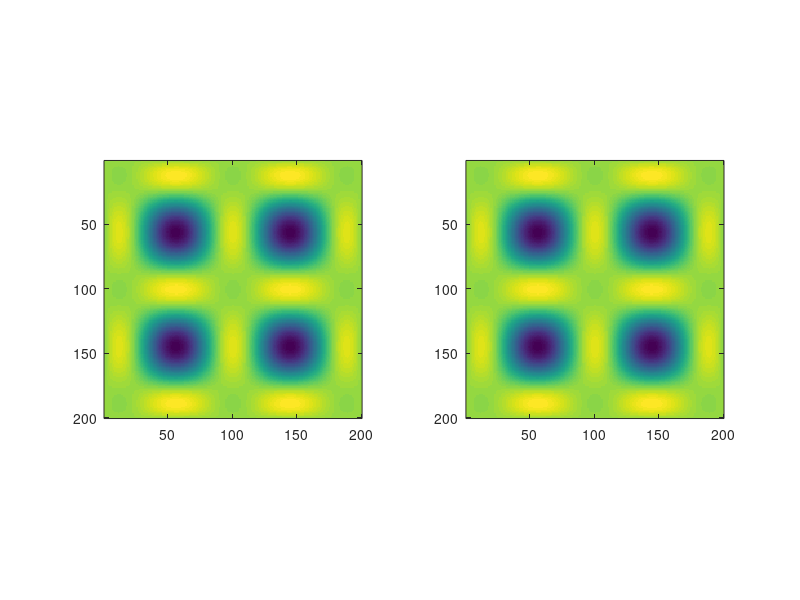

The MATLAB script that drew this image:
% Test expressions given in lattice.pdf for fourier components of potential
% by comparing the fourier expression with the direct expression.

E = 0.326;
chi = 1;
alpha = 0.6;
r = 0.6;
theta = 90 * pi/180;
k = 1;
depth = abs(chi) * E^2 * 4 * ( (1+r^2) * (cos(alpha)^2 + cos(theta) * sin(alpha)^2) + 2*r);

% Two options: take E = E_o*e^{i(kx-wt)} and
% either regarded actual field as Re{E}, or as E + E*. These
% conventions result in a factor of two difference in depth for given E_o.
% In the first case, <Re{E}^2>       = 0.5 * E E*
% In the second    , <(E+E*)(E+E*)>  = 2.0 * E E* 
% In any case, the `real' quantity is the intensity. So in some sense this
% is defining the real electric field.
E1 = @(x, y) E * [sin(alpha) * cos(theta/2), -sin(alpha) * sin(theta/2), cos(alpha)] * ...
     exp(1i * k * (x * sin(theta/2) + y * cos(theta/2)) );
E2 = @(x, y) E * -[sin(alpha) * cos(theta/2), sin(alpha) * sin(theta/2), cos(alpha)] * ...
     exp(1i * k * (x * sin(theta/2) - y * cos(theta/2)) );
E3 = @(x,y) E * -[sin(alpha) * cos(theta/2), sin(alpha) * sin(theta/2), cos(alpha)] * ...
     r * exp(-1i * k * (x * sin(theta/2) - y * cos(theta/2)) );
E4 = @(x, y) E * [sin(alpha) * cos(theta/2), -sin(alpha) * sin(theta/2), cos(alpha)] * ...
     r * exp(-1i * k * (x * sin(theta/2) + y * cos(theta/2)) );
E_tot = @(x,y) E1(x,y) + E2(x,y) + E3(x,y) + E4(x,y);
% This defines how I get the intensity. Saying that for a single beam the
% real electric field would be \sqrt{2} * E_o * cos(kx - omega*t), which is
% a little odd, but doesn't matter.
v_from_e = @(x,y) -chi * sum(E_tot(x,y) .* conj(E_tot(x,y)));

% fourier components
v00 = -chi * E^2 * 2 * (1+r^2);
v10 = chi * E^2 * 2 * r * (cos(alpha)^2 + cos(theta) * sin(alpha)^2);
v01 = chi * E^2 * (1 + r^2) * (cos(alpha)^2 + cos(theta) * sin(alpha)^2); 
v11 = chi * E^2 * (-r);
v_fourier = @(x,y) v00 + ...
                   2 * v10 * cos(2 * k * sin(theta/2) * x ) + ...
                   2 * v01 * cos(2 * k * cos(theta/2) * y ) + ...
                   2 * v11 * cos(2 * k * sin(theta/2) * x + 2 * k * cos(theta/2) * y) + ...
                   2 * v11 * cos(2 * k * sin(theta/2) * x - 2 * k * cos(theta/2) * y);

% plot results
pts = linspace(-5, 5, 200);
[xx, yy] = meshgrid(pts, pts);

v_final_test = zeros(size(xx));
v_efield = zeros(size(xx));
v_fourier_test = zeros(size(xx));
for ii = 1 :numel(xx)
%     v_final_test(ii) = v(xx(ii), yy(ii));
    v_fourier_test(ii) = v_fourier(xx(ii), yy(ii));
    v_efield(ii) = v_from_e(xx(ii), yy(ii));
end
depth_v_efield = max(v_efield(:)) - min(v_efield(:));
depth_v_fourier = max(v_fourier_test(:)) - min(v_fourier_test(:));

figure;
subplot(1, 2, 1)
imagesc(v_efield);
axis equal;
axis image;

subplot(1, 2, 2)
imagesc(v_fourier_test);
axis equal;
axis image;

fprintf('%0.3e is maximum different between direct calculation and fourier components\n',...
        max(abs(v_efield(:) - v_fourier_test(:))));
fprintf('calculated depth %0.3f\n', depth);
fprintf('V from fourier component depth %0.3f\n', depth_v_fourier);
fprintf('V from efield depth %0.3f\n', depth_v_efield);